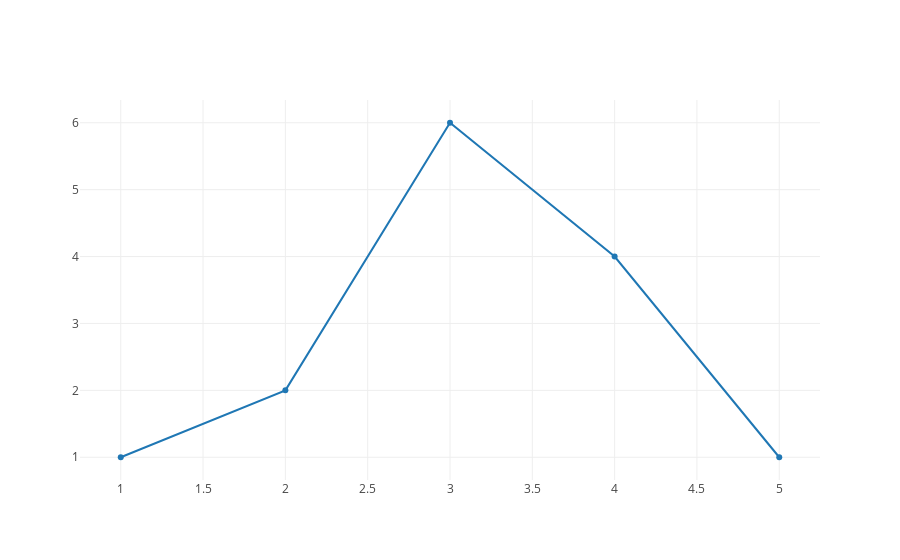

The notebook cell saved with this chart:
### Markdown cell above
<br>

To save the chart to Plotly Cloud or Plotly Enterprise, use `plotly.plotly.iplot`.

Use py.plot() to return the unique url and optionally open the url.

Use py.iplot() when working in a Jupyter Notebook to display the plot in the notebook.

<br>

### Code cell
iplot([{"x": [1, 2, 3, 4, 5], "y": [1, 2, 6, 4, 1]}])

### Figure 1 — Plotly figure (JSON) as saved in the notebook; plotly's stock layout.template omitted (floating-point values rounded to 4 significant figures)
{"data": [{"type": "scatter", "uid": "46a30f74-5594-489c-bd02-a01ec1b701bf", "x": [1, 2, 3, 4, 5], "y": [1, 2, 6, 4, 1]}], "layout": {}}
